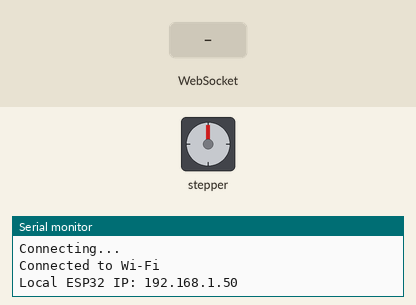
A sketch run on a simulated ESP32. Parts: stepper motor, the last lines printed to the serial monitor. Wiring (inferred from the names in the program): stepper motor (2048 steps per turn assumed): coils GPIO 26, GPIO 27, GPIO 14, GPIO 12. The test bench sets the inputs (shaded band). WiFi joins after 1.5 s; servers stay silent unless stated.

Above: at 4.2 s.
4.3 s: WebSocket text "90" received
At 6.4 s:
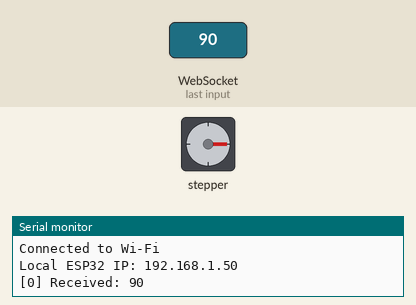
6.8 s: WebSocket text "200" received
At 8.3 s:
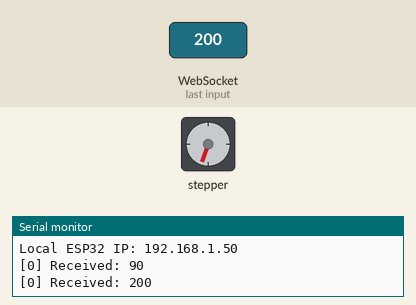
9.8 s: WebSocket text "0" received
At 10.25 s:
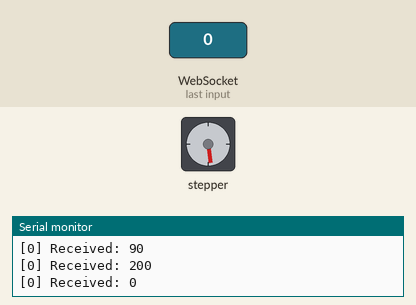
Timing chart, 0 to 13.6 s (numbered marks = the images above; inputs shaded):
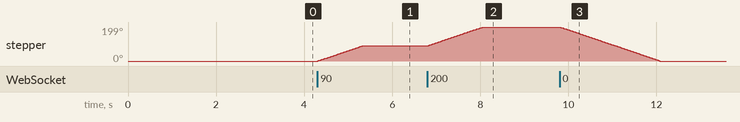

The sketch:

esp_control.ino
```cpp
#include <WiFi.h>
#include <WebSocketsServer.h>

#define STEPPER_PIN_1 26
#define STEPPER_PIN_2 27
#define STEPPER_PIN_3 14
#define STEPPER_PIN_4 12

#define STEPS_PER_REVOLUTION 2048

const char* ssid = "<NETWORK_SSID>";
const char* password = "<NETWORK_PASSWORD>";

int step_number = 0;
double current_angle = 0.0;

WebSocketsServer webSocket = WebSocketsServer(81);

void webSocketEvent(uint8_t num, WStype_t type, uint8_t * payload, size_t length)
{
  switch (type)
  {
    case WStype_TEXT:
      Serial.printf("[%u] Received: %s\n", num, payload);

      current_angle = turnToAngle(atof((char *)payload));

      webSocket.sendTXT(num, "Done"); // Send confirmation message

      break;
  }
}

void setup()
{
  pinMode(STEPPER_PIN_1, OUTPUT);
  pinMode(STEPPER_PIN_2, OUTPUT);
  pinMode(STEPPER_PIN_3, OUTPUT);
  pinMode(STEPPER_PIN_4, OUTPUT);

  Serial.begin(115200);
  delay(1000);

  // Connect to Wi-Fi
  Serial.println("Connecting to Wi-Fi...");
  WiFi.begin(ssid, password);
  while (WiFi.status() != WL_CONNECTED)
  {
    delay(1000);
    Serial.println("Connecting...");
  }

  Serial.println("Connected to Wi-Fi");
  Serial.print("Local ESP32 IP: ");
  Serial.println(WiFi.localIP());


  // Start WebSocket server
  webSocket.begin();
  webSocket.onEvent(webSocketEvent);
}

void loop()
{
  webSocket.loop();
}

double turnToAngle(double angle)
{
  double d_angle = angle - current_angle;
  int steps = abs ((int) ((d_angle / 360.0) * STEPS_PER_REVOLUTION));

  if (d_angle >= 0)
  {
    turnSteps(true, steps);
  }
  else
  {
    turnSteps(false, steps);
  }

  return angle;
}

void turnSteps(bool dir, int steps)
{
  for (int i = 0; i < steps; i++)
  {
    if(dir)
    {
      switch(step_number)
      {
        case 0:
          digitalWrite(STEPPER_PIN_1, HIGH);
          digitalWrite(STEPPER_PIN_2, LOW);
          digitalWrite(STEPPER_PIN_3, LOW);
          digitalWrite(STEPPER_PIN_4, LOW);
          break;
        case 1:
          digitalWrite(STEPPER_PIN_1, LOW);
          digitalWrite(STEPPER_PIN_2, HIGH);
          digitalWrite(STEPPER_PIN_3, LOW);
          digitalWrite(STEPPER_PIN_4, LOW);
          break;
        case 2:
          digitalWrite(STEPPER_PIN_1, LOW);
          digitalWrite(STEPPER_PIN_2, LOW);
          digitalWrite(STEPPER_PIN_3, HIGH);
          digitalWrite(STEPPER_PIN_4, LOW);
          break;
        case 3:
          digitalWrite(STEPPER_PIN_1, LOW);
          digitalWrite(STEPPER_PIN_2, LOW);
          digitalWrite(STEPPER_PIN_3, LOW);
          digitalWrite(STEPPER_PIN_4, HIGH);
          break;
       }
    }
    else
    {
      switch(step_number)
      {
        case 0:
          digitalWrite(STEPPER_PIN_1, LOW);
          digitalWrite(STEPPER_PIN_2, LOW);
          digitalWrite(STEPPER_PIN_3, LOW);
          digitalWrite(STEPPER_PIN_4, HIGH);
          break;
        case 1:
          digitalWrite(STEPPER_PIN_1, LOW);
          digitalWrite(STEPPER_PIN_2, LOW);
          digitalWrite(STEPPER_PIN_3, HIGH);
          digitalWrite(STEPPER_PIN_4, LOW);
          break;
        case 2:
          digitalWrite(STEPPER_PIN_1, LOW);
          digitalWrite(STEPPER_PIN_2, HIGH);
          digitalWrite(STEPPER_PIN_3, LOW);
          digitalWrite(STEPPER_PIN_4, LOW);
          break;
        case 3:
          digitalWrite(STEPPER_PIN_1, HIGH);
          digitalWrite(STEPPER_PIN_2, LOW);
          digitalWrite(STEPPER_PIN_3, LOW);
          digitalWrite(STEPPER_PIN_4, LOW);
          break;
      }
    }

    step_number++;
    if(step_number > 3)
    {
      step_number = 0;
    }

    delay(2);
  }
}
```

Measured:
- after the input at 4.3 s, stepper: turns 89° clockwise in 1.0 s, starting at once
- after the input at 6.8 s, stepper: turns 110° clockwise in 1.3 s, starting at once
- after the input at 9.8 s, stepper: turns 199° counter-clockwise in 2.3 s, starting at once
